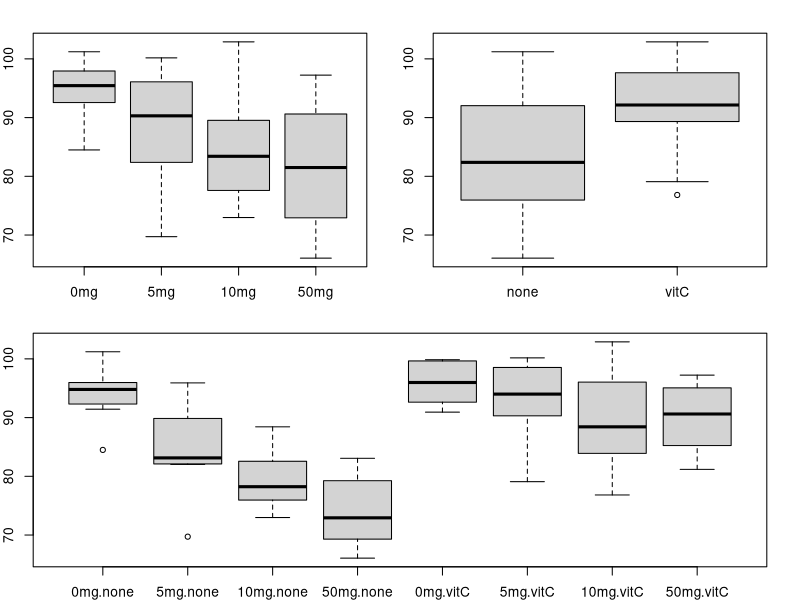
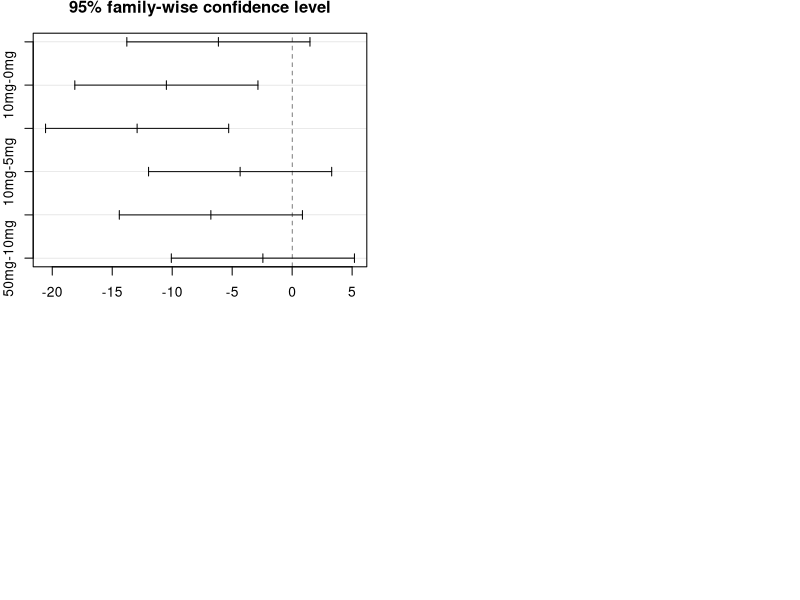

Source code (R) for these figures, in order:
## ---- chunk 1
knitr::opts_chunk$set(echo=FALSE, eval=FALSE,
                      warning = FALSE)
set.seed(551991)
## ---- chunk 2
tumor <- read.table('tumor-treatment.tsv', header=T)
tumor$dose <- factor(tumor$dose, levels = c('0mg', '5mg', '10mg', '50mg'))
summary(tumor)
## ---- chunk 3
par(mar = rep(2,4))
layout(matrix(c(1,2, 3, 3), 2, 2, byrow=TRUE))
boxplot(growth~dose, data=tumor)
boxplot(growth~sup, data=tumor)
boxplot(growth~dose:sup, data=tumor)
## ---- chunk 4
## avalia a diferença entre as categorias de dosagem
model <- aov(growth~dose, data=tumor)
summary(model)
## compara os pares de dossagem
TukeyHSD(model)
## Ilustrar as diferenças entre as categorias
plot(TukeyHSD(model))
## ---- chunk 5
## avalia se ambas medidas e a interação influenciam o tamanho
model <- lm(growth~dose*sup, data=tumor)
anova(model)
## avalia o efeito da interação
summary(model)
## ---- chunk 6
model <- aov(growth~dose*sup, data=tumor)
tukey <- TukeyHSD(model)$'dose:sup'
rows  <- c('0mg:vitC-0mg:none', '5mg:vitC-5mg:none',
           '10mg:vitC-10mg:none', '50mg:vitC-50mg:none')
tukey[rows,]
